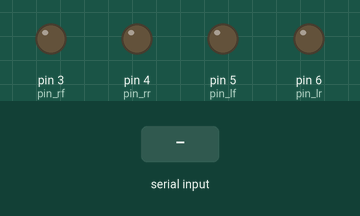
Bench run of a sketch on a simulated Arduino Uno, built with avr-gcc and run on an emulated ATmega328P. Parts: output pins drawn as LEDs (lit = HIGH). Inputs (shaded band) come from the test bench. What the sketch prints to the serial monitor is not drawn.

Above: at 1.2 s.
1.3 s: byte 30 received over Serial
At 2.5 s:
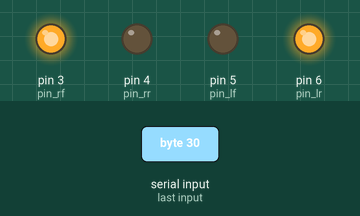
2.8 s: byte 90 received over Serial
At 3.9 s:
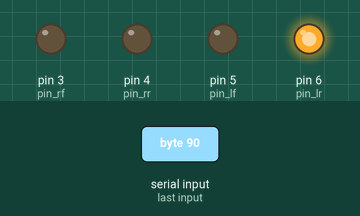
4.3 s: byte 120 received over Serial
At 5.0 s:
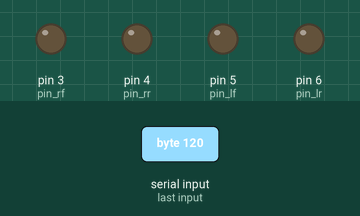
Timing chart, 0 to 7.3 s (numbered marks = the images above; inputs shaded):
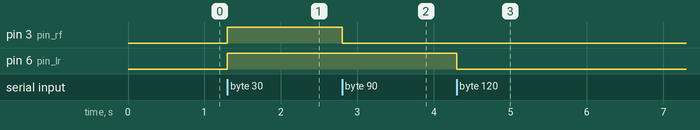

Measured:
- after the input at 1.3 s, pin 3 (pin_rf), pin 6 (pin_lr): LOW → HIGH at once
- after the input at 2.8 s, pin 3 (pin_rf): HIGH → LOW at once
- after the input at 4.3 s, pin 6 (pin_lr): HIGH → LOW at once

The sketch:

Rover.ino
```cpp
#define pin_lf 5
#define pin_lr 6
#define pin_rf 3
#define pin_rr 4

#define cmd_lf 1
#define cmd_lr 2
#define cmd_rf 4
#define cmd_rr 8

int inByte = 0;

void setup()
{
	pinMode(pin_lf, OUTPUT);
	pinMode(pin_lr, OUTPUT);
	pinMode(pin_rf, OUTPUT);
	pinMode(pin_rr, OUTPUT);
	Serial.begin(9600);
}

void loop()
{
	if (Serial.available()) {
		inByte = Serial.read();
		Serial.write(inByte);

		digitalWrite(pin_lf, LOW);
		digitalWrite(pin_lr, LOW);
		digitalWrite(pin_rf, LOW);
		digitalWrite(pin_rr, LOW);

		if (check_has(cmd_lf)) {
			digitalWrite(pin_lf, HIGH);
		}
		if (check_has(cmd_lr)) {
			digitalWrite(pin_lr, HIGH);
		}
		if (check_has(cmd_rf)) {
			digitalWrite(pin_rf, HIGH);
		}
		if (check_has(cmd_rr)) {
			digitalWrite(cmd_rr, HIGH);
		}
	}
}

bool check_has(int cmd) {
	return ((inByte & cmd) == cmd);
}
```
